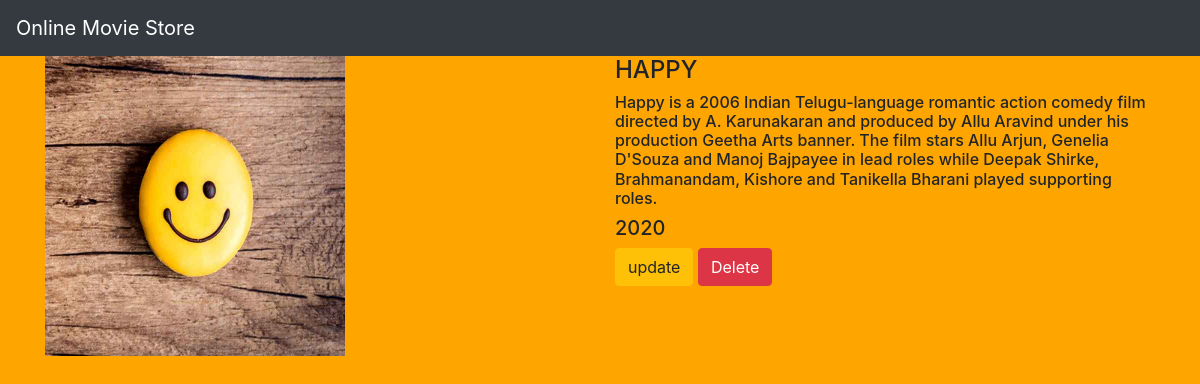
The page /movie/1/ on the database its author committed.
### movieapp/models.py (models this page shows)
class Movie(models.Model):
    name=models.CharField(max_length=250)
    disc=models.TextField()
    year=models.IntegerField()
    img=models.ImageField(upload_to='gallery')

### movieapp/views.py (the view)
# urls.py: path('movie/<int:movie_id>/',views.detail,name='detail'),
def detail(request,movie_id):
    movie=Movie.objects.get(id=movie_id)
    return render(request,'details.html',{'movie':movie})

### templates/details.html
{% extends 'base.html' %}
{% block body %}
<div class="container">
    <div class="row">
        <div class="col-md-6">
            <img src="{{movie.img.url}}" width="300" height="300">
        </div>
<div class="col-md-6">
    <h4>{{movie.name}}</h4>
    <h6>{{movie.disc}}</h6>
    <h5>{{movie.year}}</h5>
    <a class = 'btn btn-warning' href="{% url 'movieapp:update' movie.id %}">update</a>
    <a class = 'btn btn-danger' href="{% url 'movieapp:delete' movie.id %}">Delete</a>
</div>
        </div>
</div>
{% endblock %}

### static/style.css (style rules this page uses)
body { background-color:orange; }

### rows shown on the page
Movie: img (picture), name "HAPPY", disc "Happy is a 2006 Indian Telugu-language romantic action comedy film directed by A. Karunakaran and produced by Allu Aravind under his production Geetha Arts banner. The film stars Allu Arjun, Genelia D'Souza and Manoj Bajpayee in lead roles while Deepak Shirke, Brahmanandam, Kishore and Tanikella Bharani played supporting roles.", year "2020"
